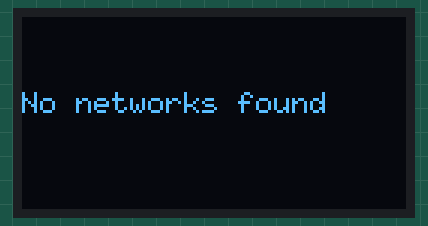
Recording of a sketch running on a simulated ESP8266 (NodeMCU). Shown: 128×64 one-colour display. A WiFi scan finds three made-up networks; what the sketch prints to the serial monitor is not drawn.

Above: at 0.2 s.
At 16.1 s:
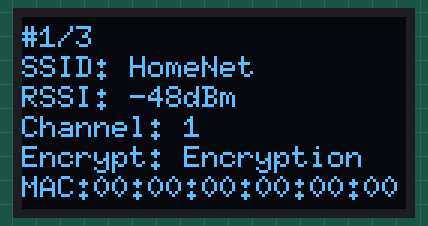
At 24.1 s:
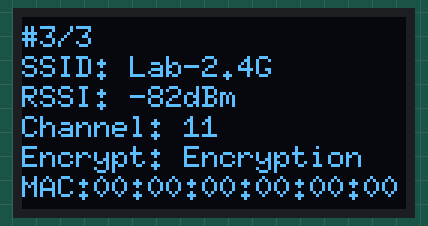
At 38.2 s:
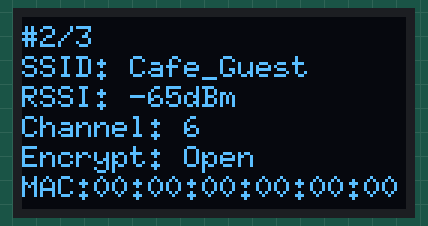

Measured:
- what the display in image 0 shows lasts 11.8 s, from 0.2 s to 12.0 s
- what the display in image 1 shows lasts 2.0 s, from 16.1 s to 18.1 s

The sketch:

WiFiScan_OLED.ino
```cpp
#include <U8g2lib.h>  // Библиотека для OLED https://github.com/olikraus/u8g2
#include <ESP8266WiFi.h>

// Инициализация OLED (SH1106, I2C, 128x64)
U8G2_SH1106_128X64_NONAME_F_HW_I2C u8g2(U8G2_R0, /* reset=*/ U8X8_PIN_NONE);

// Переменные
unsigned long lastScanTime = 0;
const unsigned long scanInterval = 10000; // 10 секунд
int currentNetworkIndex = 0;
int totalNetworks = 0;

void setup() {
  Serial.begin(115200);

  // Инициализация OLED
  u8g2.begin();
  u8g2.setFont(u8g2_font_6x10_mr); // Компактный шрифт

  // Режим сканирования Wi‑Fi (не подключаемся ни к чему)
  WiFi.mode(WIFI_STA);
  WiFi.disconnect();
  delay(100);

  Serial.println("");
  Serial.println("Wi‑Fi scanner started. Scanning every 10 seconds...");
  displayStartupScreen();
}

void loop() {
  // Сканируем сети каждые 10 секунд
  if (millis() - lastScanTime > scanInterval) {
    lastScanTime = millis();
    scanNetworks();
  }

  // Переключаем сети каждые 3 секунды стабильно
  static unsigned long lastNetworkSwitch = 0;
  if (totalNetworks > 0 && millis() - lastNetworkSwitch >= 2000) {
    lastNetworkSwitch = millis();
    currentNetworkIndex = (currentNetworkIndex + 1) % totalNetworks;
  }

  // Всегда отображаем текущую сеть
  if (totalNetworks > 0) {
    displayNetwork(currentNetworkIndex);
  } else {
    displayNoNetworks();
  }
}

// Функция сканирования Wi‑Fi сетей
void scanNetworks() {
  Serial.println("Starting Wi‑Fi scan...");

  // Запускаем сканирование
  int n = WiFi.scanNetworks();
  totalNetworks = n;
  currentNetworkIndex = 0;

  if (n == 0) {
    Serial.println("No networks found");
  } else {
    Serial.print("Networks found: ");
    Serial.println(n);

    for (int i = 0; i < n; ++i) {
      String ssid = WiFi.SSID(i);
      int32_t rssi = WiFi.RSSI(i);
      uint8_t encryptionType = WiFi.encryptionType(i);
      uint8_t bssid[6];
      memcpy(bssid, WiFi.BSSID(i), 6);
      int32_t channel = WiFi.channel(i);
      bool hidden = WiFi.isHidden(i);

      Serial.print(i + 1);
      Serial.print(": ");
      Serial.print(ssid);
      Serial.print(" (");
      Serial.print(rssi);
      Serial.print("dBm)");
      Serial.print(" Ch: ");
      Serial.print(channel);
      Serial.print(" MAC: ");

      // Выводим MAC‑адрес
      for (int j = 0; j < 6; ++j) {
        if (j != 0) Serial.print(":");
        Serial.printf("%02X", bssid[j]);
      }

      Serial.print(" ");
      // Определяем тип шифрования
  switch (encryptionType) {
  case 7: // ENC_TYPE_NONE — открытая сеть
    Serial.print("Open");
    break;
  case 5: // ENC_TYPE_WEP
    Serial.print("WEP");
    break;
  case 2: // ENC_TYPE_TKIP — WPA/PSK
    Serial.print("WPA");
    break;
  case 4: // ENC_TYPE_CCMP — WPA2/PSK
    Serial.print("WPA2");
    break;
  case 8: // ENC_TYPE_AUTO — WPA/WPA2/PSK
    Serial.print("WPA/WPA2");
    break;
  default:
    Serial.print("Encrypted");
    break;
}

      if (hidden) {
        Serial.print(" (hidden)");
      }
      Serial.println();
    }
  }
  Serial.println("--- Scan complete ---");
}

// Преобразование MAC‑адреса в строку
String macToString(const uint8_t* mac) {
  String result;
  for (int i = 0; i < 6; ++i) {
    if (i != 0) result += ":";
    char buffer[3];
    sprintf(buffer, "%02X", mac[i]);
    result += buffer;
  }
  return result;
}

// Отображение конкретной сети на OLED
void displayNetwork(int index) {
  u8g2.clearBuffer();


  // Информация о сети
  if (totalNetworks > 0 && index < totalNetworks) {
    String ssid = WiFi.SSID(index);
    int32_t rssi = WiFi.RSSI(index);
    uint8_t encryptionType = WiFi.encryptionType(index);
    uint8_t bssid[6];
    memcpy(bssid, WiFi.BSSID(index), 6);
    int32_t channel = WiFi.channel(index);
    bool hidden = WiFi.isHidden(index);

    u8g2.setCursor(0, 10);
    u8g2.print("#");
    u8g2.print(index + 1);
    u8g2.print("/");
    u8g2.print(totalNetworks);

    u8g2.setCursor(0, 20);
    u8g2.print("SSID: ");
    // Обрезаем слишком длинные названия (16 символов для этого шрифта)
    if (ssid.length() > 16) {
      ssid = ssid.substring(0, 16) + "*";
    }
    u8g2.print(ssid);

    u8g2.setCursor(0, 30);
    u8g2.print("RSSI: ");
    u8g2.print(rssi);
    u8g2.print("dBm");

    // Вывод номера канала
    u8g2.setCursor(0, 40);
    u8g2.print("Channel: ");
    u8g2.print(channel);

    // Вывод типа шифрования
    u8g2.setCursor(0, 50);
    u8g2.print("Encrypt: ");

    switch (encryptionType) {
      case 7:
        u8g2.print("Open");
        break;
      case 5:
        u8g2.print("WEP");
        break;
      case 2:
        u8g2.print("WPA");
        break;
      case 4:
        u8g2.print("WPA2");
        break;
      case 8:
        u8g2.print("WPA/WPA2");
        break;
      default:
        u8g2.print("Encryption");
        break;
}

    // Вывод статуса скрытой сети
    if (hidden) {
      u8g2.setCursor(90, 50); // Позиция справа
      u8g2.print("HID");
    }

    // Отображение MAC‑адреса
    String macStr = macToString(bssid);
    u8g2.setCursor(0, 60);
    u8g2.print("MAC:");
    // Обрезаем MAC‑адрес, если не помещается (17 символов: XX:XX:XX:XX:XX:XX)
    if (macStr.length() > 17) {
      macStr = macStr.substring(0, 17);
    }
    u8g2.print(macStr);

  }

  u8g2.sendBuffer();
}

// Экран при отсутствии сетей
void displayNoNetworks() {
  u8g2.clearBuffer();
  u8g2.setCursor(0, 32);
  u8g2.print("No networks found");
  u8g2.sendBuffer();
}

// Начальный экран
void displayStartupScreen() {
  u8g2.clearBuffer();
  u8g2.setCursor(0, 28);
  u8g2.print("WiFi Scanner");
  u8g2.setCursor(0, 40);
  u8g2.print("ESP8266 + OLED");
  u8g2.sendBuffer();
}
```
